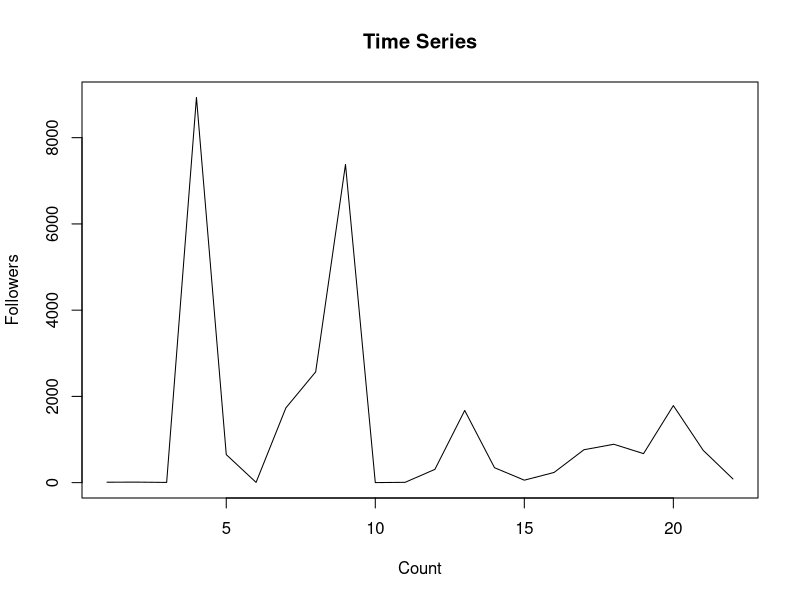
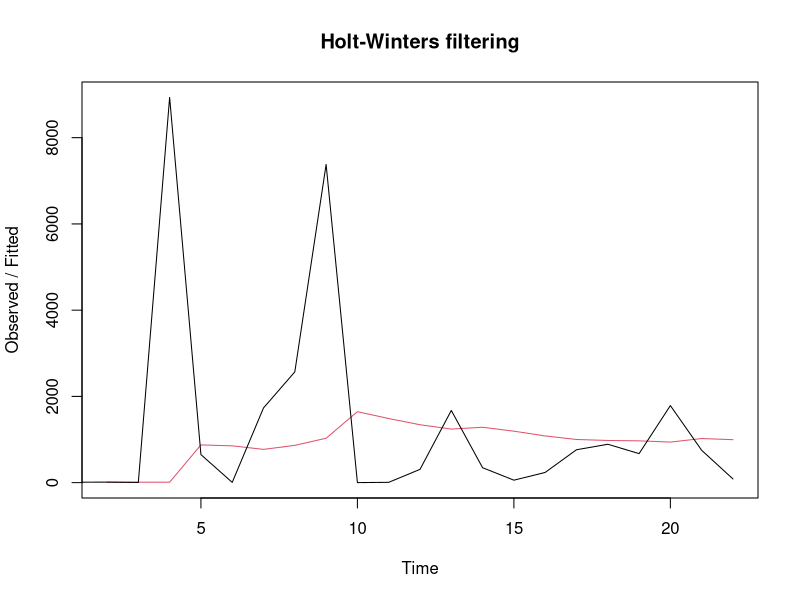

These figures' R source, in order: (Note: this script raises an error after producing the figures.)
setwd('/Users/asherif844/Dropbox/Python/TBDSUG/')


dataframe <- read.csv(file="tweet_dataframe.csv", header=TRUE, sep=",")

head(dataframe)

query1= ts(dataframe$followers)
plot.ts(query1,xlab = 'Count', ylab = 'Followers', main = 'Time Series')
forecasts <- HoltWinters(query1, beta=FALSE, gamma=FALSE)
plot(forecasts)

install.packages('forecast')
library('forecast')
forecasts_8periods <- forecast.HoltWinters(forecasts, h=8)
plot.forecast(forecasts_8periods, ylab='Followers', xlab = 'Count', main = 'Forecasting 8 periods')
